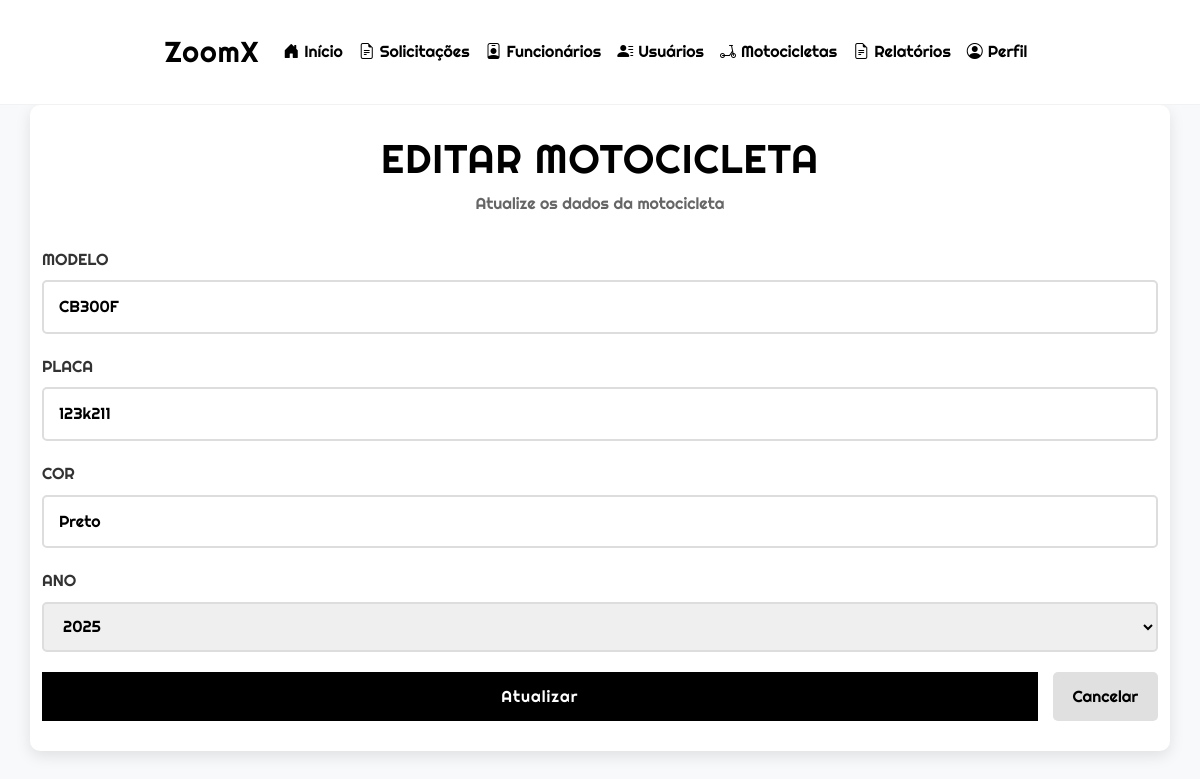
/admin/motocicletas/editar_motocicleta.php?id=1 (signed in), run on the app's committed database.
### tables this page shows
CREATE TABLE `motocicletas` (
  `mot_codigo` int(11) NOT NULL,
  `mot_modelo` varchar(100) NOT NULL,
  `mot_placa` varchar(10) NOT NULL,
  `mot_ano` int(11) NOT NULL,
  `fun_codigo` int(11) NOT NULL,
  `mot_cor` varchar(50) NOT NULL
);

### admin/motocicletas/editar_motocicleta.php (the view, shortened to what this page needs)
<?php
$conexao = conexao::getInstance();
$id = isset($_GET['id']) ? $_GET['id'] : 0;
$sql = "SELECT * FROM motocicletas WHERE mot_codigo = :id LIMIT 1";
$stmt = $conexao->prepare($sql);
$stmt->bindParam(':id', $id, PDO::PARAM_INT);
$stmt->execute();
$motocicleta = $stmt->fetch(PDO::FETCH_ASSOC);
?>
<!DOCTYPE html>
<html lang="pt-BR">
<head>
</head>
<body>
    <?php include '../../components/header_admin.php'; ?>
    <div class="wrapper">
        <div class="container">
            <div class="header">
                <h1>Editar Motocicleta</h1>
                <p class="subtitle">Atualize os dados da motocicleta</p>
            </div>
            <form action="../../actions/actionmotocicleta.php" method="POST">
                <div class="form-group">
                    <label for="modelo">Modelo</label>
                    <input type="text" name="modelo" id="modelo" value="<?= htmlspecialchars($motocicleta['mot_modelo']); ?>" required placeholder="Ex: Honda CG 160">
                </div>
                <div class="form-group">
                    <label for="placa">Placa</label>
                    <input type="text" name="placa" id="placa" value="<?= htmlspecialchars($motocicleta['mot_placa']); ?>" required maxlength="7" placeholder="Ex: ABC1D23">
                </div>
                <div class="form-group">
                    <label for="cor">Cor</label>
                    <input type="text" name="cor" id="cor" value="<?= htmlspecialchars($motocicleta['mot_cor']); ?>" required placeholder="Ex: Vermelha">
                </div>
                <div class="form-group">
                    <label for="ano">Ano</label>
                    <select name="ano" id="ano" required>
                        <?php
                        $anoAtual = date("Y");
                        for ($ano = $anoAtual; $ano >= 1980; $ano--) {
                            $selected = ($ano == $motocicleta['mot_ano']) ? 'selected' : '';
                            echo "<option value=\"$ano\" $selected>$ano</option>";
                        }
                        ?>
                    </select>
                </div>
                <div class="button-group">
                    <button type="submit">Atualizar</button>
                    <a href="motocicletas.php" class="btn-cancel">Cancelar</a>
                </div>
            </form>
        </div>
    </div>
</body>
</html>

### admin/motocicletas/editar_motocicleta.php (style rules this page uses)
* { margin: 0; padding: 0; box-sizing: border-box; font-family: 'Righteous', cursive; }
body { background-color: #f0f0f0; color: #000; justify-content: center; align-items: flex-start; }
.container { background-color: white; border-radius: 10px; box-shadow: 0 5px 15px rgba(0, 0, 0, 0.1); padding: 30px; width: 100%; max-width: 600px; }
.header { text-align: center; margin-bottom: 30px; }
h1 { color: #000; font-size: 28px; letter-spacing: 1px; margin-bottom: 5px; text-transform: uppercase; }
.subtitle { color: #666; font-size: 16px; margin-bottom: 20px; }
.form-group { margin-bottom: 20px; }
label { display: block; margin-bottom: 8px; font-size: 16px; color: #333; text-transform: uppercase; }
input[type="text"], select { width: 100%; padding: 12px 15px; border: 2px solid #ddd; border-radius: 5px; font-size: 16px; transition: border-color 0.3s; }
.button-group { display: flex; gap: 15px; margin-top: 20px; }
button { flex: 1; background-color: #000; color: white; border: none; padding: 12px 20px; border-radius: 5px; cursor: pointer; font-size: 16px; transition: background-color 0.3s; letter-spacing: 1px; text-transform: uppercase; }
.btn-cancel { background-color: #e0e0e0; color: #000; text-align: center; padding: 12px 20px; border-radius: 5px; text-decoration: none; display: flex; justify-content: center; align-items: center; font-size: 16px; transition: background-color 0.3s; }

### components/header_admin.php (style rules this page uses)
:root { --primary: #000; --secondary: #fff; --accent: #007bff; --light-bg: #f8f9fa; }
body { font-family: 'Righteous', sans-serif; background-color: var(--light-bg); color: var(--primary); line-height: 1.6; }

### data on the page
motocicletas: modelo "CB300F", placa "123k211", cor "Preto"

### other printed values
form field ano "2025"
